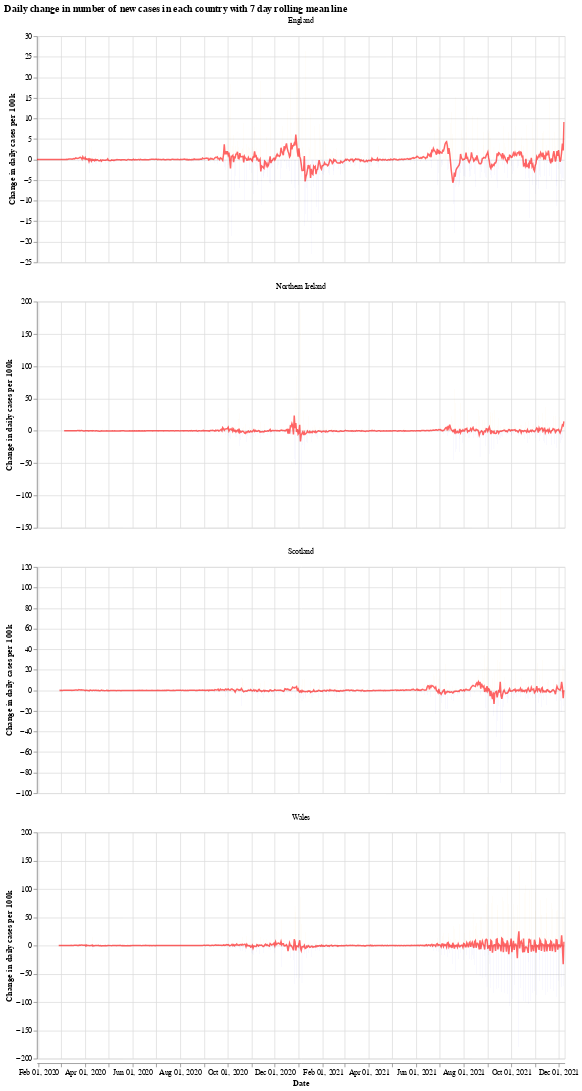

Notebook cell for this chart:
### Markdown cell above
We will use the Python library `Altair` for visualising the data, see the [altair docs](https://altair-viz.github.io/) for more information.

First we have a graph which shows the daily change in the number of new cases for each country. This number jumps up and down all over the place, which is likely due to delay in reporting of new cases over the weekend. Another interesting thing is that it looks like the daily cases in Wales experienced a much shorter period of calm over the summer (calm in the sense of daily cases not jumping up and down).

The orange bars are days when the number of new cases (per 100k population) was more than the previous day, while the blue are days when the number of new cases dropped. The red line is the 7 day moving average. 

When the moving average line is below 0, it means that there is a consistent drop in new cases. We can see this clearly happening around the times that lockdowns were introduced (though, to varying degrees). I will update the graphs soon with a marker of when each lockdown started.

### Code cell
# collapse
import altair as alt

bars = alt.Chart(uk_cases).mark_bar().encode(
    x=alt.X("yearmonthdate(date):T", axis=alt.Axis(title='Date')),
    y=alt.Y("casesChangeRate:Q", axis=alt.Axis(title='Change in daily cases per 100k')),
    tooltip='casesChange',
    color=alt.condition(
        alt.datum.casesChangeRate > 0,
        alt.value("orange"),  # The positive color
        alt.value("blue")  # The negative color
    )
).properties(title='Daily change in number of new cases with 7 day rolling mean',width=700).interactive()

line = alt.Chart(uk_cases).mark_line(
    color='red',
    size=2,
    opacity=0.6
).transform_window(
    rolling_mean='mean(casesChangeRate)',
    frame=[0, 7],
    groupby=['areaName']
).encode(
    x='yearmonthdate(date):T',
    y='rolling_mean:Q'
)

alt.layer(bars, line, data=uk_cases).facet(alt.Column(
    'areaName', title=''), columns=1).resolve_scale(y='independent').properties(title='Daily change in number of new cases in each country with 7 day rolling mean line')

### Figure 1 — Vega-Lite specification as saved in the notebook (floating-point values rounded to 4 significant figures; data arrays with more than 128 entries replaced by an {"elided": "..."} marker saying what was removed)
{"config": {"view": {"continuousWidth": 400, "continuousHeight": 300}}, "data": {"name": "data-f29d7e93e2236059b51859f0671f1ed0"}, "facet": {"type": "nominal", "field": "areaName", "title": ""}, "spec": {"layer": [{"mark": "bar", "encoding": {"color": {"condition": {"value": "orange", "test": "(datum.casesChangeRate > 0)"}, "value": "blue"}, "tooltip": {"type": "quantitative", "field": "casesChange"}, "x": {"type": "temporal", "axis": {"title": "Date"}, "field": "date", "timeUnit": "yearmonthdate"}, "y": {"type": "quantitative", "axis": {"title": "Change in daily cases per 100k"}, "field": "casesChangeRate"}}, "selection": {"selector001": {"type": "interval", "bind": "scales", "encodings": ["x", "y"]}}, "title": "Daily change in number of new cases with 7 day rolling mean", "width": 700}, {"mark": {"type": "line", "color": "red", "opacity": 0.6, "size": 2}, "encoding": {"x": {"type": "temporal", "field": "date", "timeUnit": "yearmonthdate"}, "y": {"type": "quantitative", "field": "rolling_mean"}}, "transform": [{"window": [{"op": "mean", "field": "casesChangeRate", "as": "rolling_mean"}], "frame": [0, 7], "groupby": ["areaName"]}]}]}, "columns": 1, "resolve": {"scale": {"y": "independent"}}, "title": "Daily change in number of new cases in each country with 7 day rolling mean line", "$schema": "https://vega.github.io/schema/vega-lite/v4.8.1.json", "datasets": {"data-f29d7e93e2236059b51859f0671f1ed0": {"elided": "2624 records"}}}
